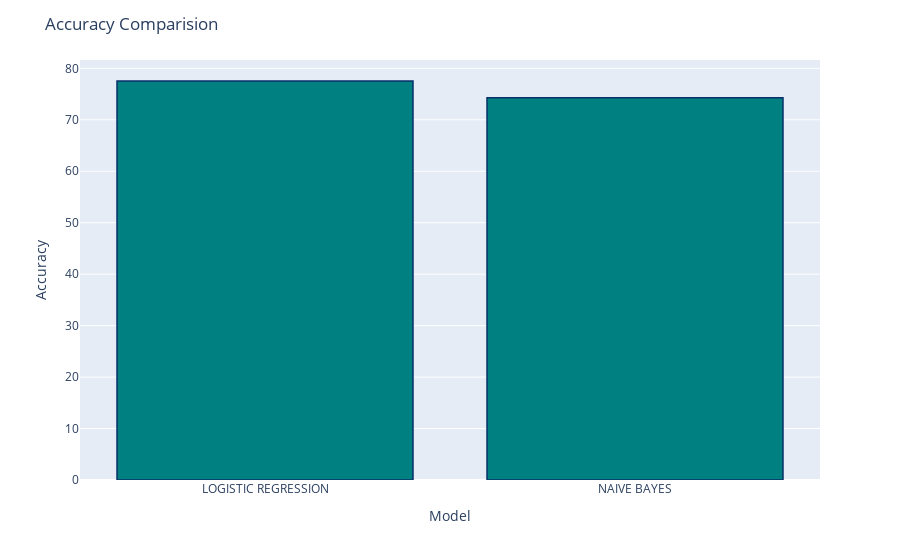

Write notebook code for a chart like this one.
### Code cell
import plotly.express as px
fig = px.bar(x=list(accuracies.keys()), y=list(accuracies.values()))
fig.update_traces(marker_color='teal', marker_line_color='rgb(8,48,107)', marker_line_width=1.5)
fig.update_layout(title="Accuracy Comparision", xaxis_title="Model", yaxis_title="Accuracy")
fig.show()

### Figure 1 — Plotly figure (JSON) as saved in the notebook; plotly's stock layout.template omitted (floating-point values rounded to 4 significant figures)
{"data": [{"alignmentgroup": "True", "hovertemplate": "x=%{x}<br>y=%{y}<extra></extra>", "legendgroup": "", "marker": {"color": "teal", "line": {"color": "rgb(8,48,107)", "width": 1.5}, "pattern": {"shape": ""}}, "name": "", "offsetgroup": "", "orientation": "v", "showlegend": false, "textposition": "auto", "type": "bar", "x": ["LOGISTIC REGRESSION", "NAIVE BAYES"], "xaxis": "x", "y": [77.54, 74.27], "yaxis": "y"}], "layout": {"barmode": "relative", "legend": {"tracegroupgap": 0}, "margin": {"t": 60}, "title": {"text": "Accuracy Comparision"}, "xaxis": {"anchor": "y", "domain": [0, 1], "title": {"text": "Model"}}, "yaxis": {"anchor": "x", "domain": [0, 1], "title": {"text": "Accuracy"}}}}
